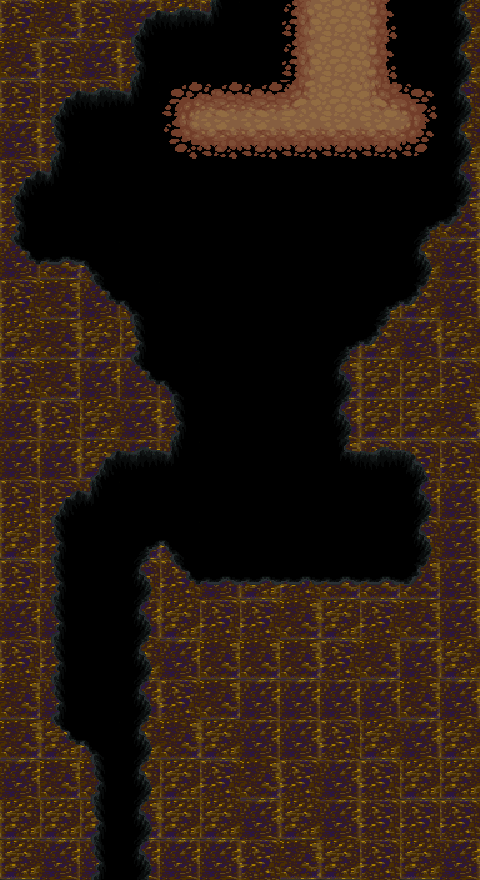

This game map was drawn from its Tiled (.tmx) file and the tilesets committed beside it. A one-line description and the full map source follow:
An orthogonal 12x22 tile map with 40x40 px tiles, 3 tile layers (background0, background1, background2) and 20 objects (15x A, 3x lava, goal, player_start).

<map version="1.10" tiledversion="1.10.2" orientation="orthogonal" renderorder="right-down" width="12" height="22" tilewidth="40" tileheight="40" infinite="0" nextlayerid="5" nextobjectid="37">
 <properties>
  <property name="animated" type="bool" value="false" />
  <property name="nocollide" value="true" />
  <property name="tileset" value="frogger_atlas_01" />
 </properties>
 <tileset firstgid="1" source="frogger_atlas_01.tsx" />
 <layer id="1" name="background0" width="12" height="22">
  <properties>
   <property name="animated" type="bool" value="false" />
   <property name="nocollide" value="true" />
   <property name="tileset" value="frogger_atlas_01" />
  </properties>
  <data encoding="csv">
1,27,1,2,26,1,26,27,1,26,1,26,
27,1,2,1,2,27,27,1,2,27,27,26,
1,1,1,26,1,27,1,26,26,1,1,1,
2,1,27,26,27,26,26,27,27,27,27,26,
1,1,27,2,26,1,26,1,1,27,2,27,
1,26,1,2,26,27,1,1,1,2,1,27,
2,27,1,26,1,1,2,2,1,1,26,2,
1,27,2,27,27,26,2,1,1,26,26,2,
26,27,26,26,27,2,1,2,2,26,2,26,
1,27,2,2,2,2,1,1,27,26,26,1,
2,1,26,2,1,26,2,2,2,26,26,27,
2,2,26,2,2,1,1,1,27,1,1,1,
1,1,2,2,2,27,2,27,26,1,2,2,
26,1,2,27,1,26,26,27,2,27,1,2,
1,1,2,1,1,2,26,1,27,27,27,2,
2,2,1,2,26,1,1,27,26,1,27,2,
1,1,2,26,2,27,27,27,1,27,2,26,
27,2,26,2,1,27,2,2,2,2,27,2,
27,26,1,26,27,26,2,2,1,26,2,26,
2,27,27,26,26,1,27,1,2,1,26,26,
26,26,26,27,26,26,2,26,2,1,1,1,
26,2,2,2,2,2,1,27,26,1,26,2
</data>
 </layer>
 <layer id="2" name="background1" width="12" height="22">
  <properties>
   <property name="animated" type="bool" value="false" />
   <property name="nocollide" value="true" />
   <property name="tileset" value="frogger_atlas_01" />
  </properties>
  <data encoding="csv">
0,0,0,241,242,218,267,267,267,267,267,268,
0,0,0,266,267,267,267,267,267,267,267,268,
0,241,242,218,267,267,267,267,267,267,267,268,
0,266,267,267,267,267,267,267,267,267,267,268,
241,218,267,267,267,267,267,267,267,267,267,268,
266,267,267,267,267,267,267,267,267,267,192,293,
291,292,193,267,267,267,267,267,267,267,268,0,
0,0,291,193,267,267,267,267,267,192,293,0,
0,0,0,266,267,267,267,267,192,293,0,0,
0,0,0,291,193,267,267,267,268,0,0,0,
0,0,0,0,266,267,267,267,268,0,0,0,
0,0,241,242,218,267,267,267,217,242,243,0,
0,241,218,267,267,267,267,267,267,267,268,0,
0,266,267,192,193,267,267,267,267,267,268,0,
0,266,267,268,291,292,292,292,292,292,293,0,
0,266,267,268,0,0,0,0,0,0,0,0,
0,266,267,268,0,0,0,0,0,0,0,0,
0,266,267,268,0,0,0,0,0,0,0,0,
0,291,193,268,0,0,0,0,0,0,0,0,
0,0,266,268,0,0,0,0,0,0,0,0,
0,0,266,268,0,0,0,0,0,0,0,0,
0,0,266,268,0,0,0,0,0,0,0,0
</data>
 </layer>
 <layer id="4" name="background2" width="12" height="22">
  <properties>
   <property name="animated" type="bool" value="false" />
   <property name="nocollide" value="true" />
   <property name="tileset" value="frogger_atlas_01" />
  </properties>
  <data encoding="csv">
0,0,0,0,0,0,0,257,258,259,0,0,
0,0,0,0,0,0,0,257,258,259,0,0,
0,0,0,0,232,233,233,209,258,208,234,0,
0,0,0,0,282,283,283,283,283,283,284,0,
0,0,0,0,0,0,0,0,0,0,0,0,
0,0,0,0,0,0,0,0,0,0,0,0,
0,0,0,0,0,0,0,0,0,0,0,0,
0,0,0,0,0,0,0,0,0,0,0,0,
0,0,0,0,0,0,0,0,0,0,0,0,
0,0,0,0,0,0,0,0,0,0,0,0,
0,0,0,0,0,0,0,0,0,0,0,0,
0,0,0,0,0,0,0,0,0,0,0,0,
0,0,0,0,0,0,0,0,0,0,0,0,
0,0,0,0,0,0,0,0,0,0,0,0,
0,0,0,0,0,0,0,0,0,0,0,0,
0,0,0,0,0,0,0,0,0,0,0,0,
0,0,0,0,0,0,0,0,0,0,0,0,
0,0,0,0,0,0,0,0,0,0,0,0,
0,0,0,0,0,0,0,0,0,0,0,0,
0,0,0,0,0,0,0,0,0,0,0,0,
0,0,0,0,0,0,0,0,0,0,0,0,
0,0,0,0,0,0,0,0,0,0,0,0
</data>
 </layer>
 <objectgroup id="3" name="objects">
  <object id="32" name="lava" type="lava" x="0" y="152" width="480" height="110" />
  <object id="36" name="lava" type="lava" x="101.333" y="266.667" width="308" height="182.667" />
  <object id="26" name="lava" type="lava" x="68" y="456" width="362.667" height="124" />
  <object id="2" name="Stone" type="A" x="320" y="540" width="40" height="40">
   <properties>
    <property name="hideTimer" type="int" value="300" />
    <property name="startTime" type="int" value="200" />
   </properties>
  </object>
  <object id="7" name="Stone" type="A" x="240" y="420" width="40" height="40">
   <properties>
    <property name="hideTimer" type="int" value="300" />
    <property name="startTime" type="int" value="200" />
   </properties>
  </object>
  <object id="11" name="Stone" type="A" x="200" y="340" width="40" height="40">
   <properties>
    <property name="hideTimer" type="int" value="300" />
    <property name="startTime" type="int" value="300" />
   </properties>
  </object>
  <object id="13" name="Stone" type="A" x="240" y="260" width="40" height="40">
   <properties>
    <property name="hideTimer" type="int" value="300" />
    <property name="startTime" type="int" value="300" />
   </properties>
  </object>
  <object id="12" name="Stone" type="A" x="200" y="300" width="40" height="40">
   <properties>
    <property name="hideTimer" type="int" value="300" />
    <property name="startTime" type="int" value="300" />
   </properties>
  </object>
  <object id="14" name="Stone" type="A" x="240" y="220" width="40" height="40">
   <properties>
    <property name="hideTimer" type="int" value="300" />
    <property name="startTime" type="int" value="400" />
   </properties>
  </object>
  <object id="5" name="Stone" type="A" x="280" y="500" width="40" height="40">
   <properties>
    <property name="hideTimer" type="int" value="300" />
    <property name="startTime" type="int" value="200" />
   </properties>
  </object>
  <object id="3" name="Stone" type="A" x="320" y="500" width="40" height="40">
   <properties>
    <property name="hideTimer" type="int" value="300" />
    <property name="startTime" type="int" value="200" />
   </properties>
  </object>
  <object id="4" name="Stone" type="A" x="280" y="460" width="40" height="40">
   <properties>
    <property name="hideTimer" type="int" value="300" />
    <property name="startTime" type="int" value="200" />
   </properties>
  </object>
  <object id="8" name="Stone" type="A" x="240" y="380" width="40" height="40">
   <properties>
    <property name="hideTimer" type="int" value="300" />
    <property name="startTime" type="int" value="200" />
   </properties>
  </object>
  <object id="6" name="Stone" type="A" x="280" y="420" width="40" height="40">
   <properties>
    <property name="hideTimer" type="int" value="300" />
    <property name="startTime" type="int" value="200" />
   </properties>
  </object>
  <object id="9" name="Stone" type="A" x="240" y="340" width="40" height="40">
   <properties>
    <property name="hideTimer" type="int" value="300" />
    <property name="startTime" type="int" value="300" />
   </properties>
  </object>
  <object id="10" name="Stone" type="A" x="200" y="260" width="40" height="40">
   <properties>
    <property name="hideTimer" type="int" value="300" />
    <property name="startTime" type="int" value="300" />
   </properties>
  </object>
  <object id="15" name="Stone" type="A" x="240" y="180" width="40" height="40">
   <properties>
    <property name="hideTimer" type="int" value="300" />
    <property name="startTime" type="int" value="400" />
   </properties>
  </object>
  <object id="16" name="Stone" type="A" x="240" y="140" width="40" height="40">
   <properties>
    <property name="hideTimer" type="int" value="300" />
    <property name="startTime" type="int" value="400" />
   </properties>
  </object>
  <object id="17" name="goal" type="goal" x="180" y="90.6667" width="248" height="46.6667" />
  <object id="1" name="start" type="player_start" x="200" y="640" width="40" height="40" />
 </objectgroup>
</map>
